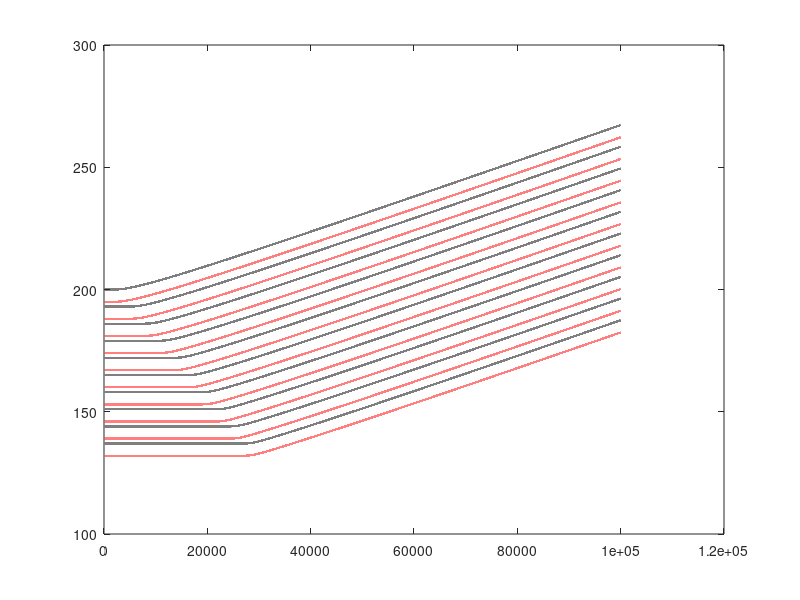
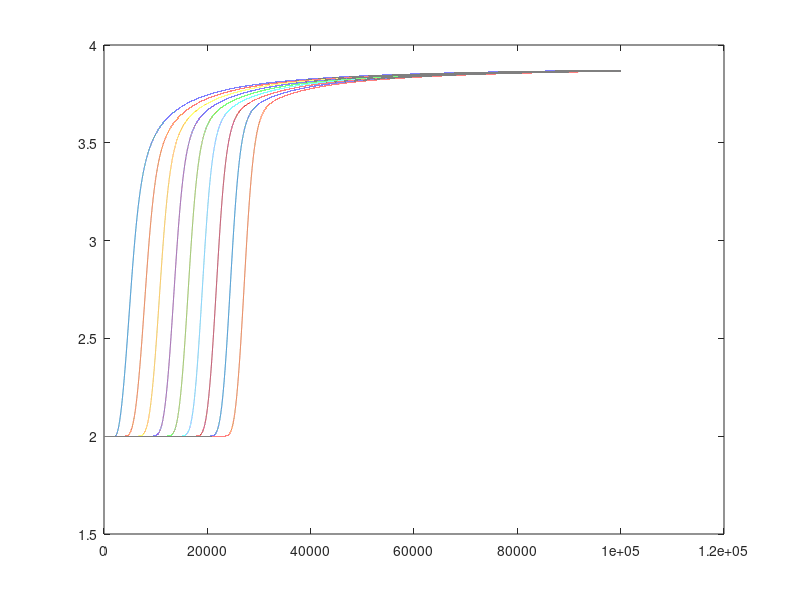

The MATLAB script that drew these images, in order: (Note: this script raises an error after producing the figures.)
clc, clearvars, close all

global leader_start aggro_speedlim dist_to_cross c car_length safety_dist num_cars;

leader_start = 200;
aggro_speedlim = 9;
dist_to_cross = 0;
c = 15; %about 61kmph
car_length = 5;
safety_dist = 2;
num_cars = 10;

function [positions] = greenlight(stoplight)
    global leader_start aggro_speedlim dist_to_cross c car_length safety_dist num_cars;
    step = 0.01;
    onesec = 1/step; 
    stoplight = 10; %12 = 120secs
    final = stoplight*onesec;
    Tspan = 0:step:final;
    reaction_lag = 12*onesec;

    
    %initial positions
    positions = zeros(num_cars, length(Tspan));
    positions(1:num_cars,1) = leader_start;
    velocities = zeros(num_cars, length(Tspan));
    
    % Set initial positionss
    for i = 1:num_cars-1
        positions(i+1,:) = positions(i+1,1) - i*car_length - i*safety_dist;
    end
    
    %first car
    expfact = 20;
    velocity_1stcar = @(t,y) ((c/2)*(exp(-expfact/((t*onesec)-(onesec/6)))))*(exp(-expfact/((t*onesec)-(onesec/6))) > 0)*((t*onesec) > onesec/6);
    
    %timepass
    %velocity_1stcar = @(t,y) t;
    
    %dx/dt or velocity
    velocity  = @(x1,x2) ((c/2)*((x2-x1-car_length-safety_dist)^2))*(x2-x1-car_length-safety_dist > 0) ; %x2 leader, x1 follower
    velocity  = @(x1, x2) min(c+aggro_speedlim, velocity(x1, x2));
    
    % timepass
    % velocity  = @(x1,x2) (c/2)*(cos(x2/x1)); %x2 leader, x1 follower
    % velocity  = @(x1, x2) min(c+aggro_speedlim, velocity(x1, x2));
    
    %CONSENSUS
    % velocity  = @(x1,x2) (c/2)*real(log(((x2-x1-car_length-safety_dist)))); %x2 leader, x1 follower
    % velocity  = @(x1, x2) max(0, velocity(x1, x2));
    % velocity  = @(x1, x2) min(c+aggro_speedlim, velocity(x1, x2));
    
    
    [T,Y] = ode45(velocity_1stcar, Tspan/onesec, positions(1,1)); %velocity of 1st car = c*exp(-expfact/(t-reaction_lag))
    
    %updating car 1 velocities
    for i = 2:length(Tspan)
        t = Tspan(i)/onesec;
        velocities(1,i) = velocity_1stcar(t);
        %positions(1,i) = positions(1,i-1) + velocities(1,i)*step;   ummm???
    end
    positions(1,:) = transpose(Y);
    
    % other cars
    crash_occurred = false;
     for i = 2:num_cars
         for j = 2:length(Tspan)
             velocities(i,j) = velocity(positions(i,j-1),positions(i-1,((max((floor(j-1-reaction_lag))*(j-1-reaction_lag>0),1) + 1*(j-1-reaction_lag<=0)))));
             positions(i,j) = positions(i,j-1) + (velocities(i,j)*step*0.01);
             
             %check if crash
             if positions(i,j) >= positions(i-1, j) + car_length 
                fprintf('CRASH between %d and %d\n', i, i-1);
                crash_occurred = true;
                crash_by = i;
                crash_at = j;
                break;
             end
         end
         if crash_occurred
             break;
         end
     end
    
     if crash_occurred
        for i = crash_by:num_cars
            for j = crash_at:length(Tspan)
                positions(i,j) = positions(i,j-1);
            end
        end
     end
    
    %CHATGPT plotting thank u chatgpt i love ai and machines i have always been
    %a robots supporter pls dont kill me during your uprising <3 :p
    
    plot(transpose(positions), 'LineWidth', 1.5, 'Color', 'black')
    hold on; plot(transpose(positions) - car_length, 'LineWidth', 1.5, 'Color', 'red')
    hold off;
    
    %distances
    distances = zeros(num_cars-1, length(Tspan));
    for i = 1:num_cars-1
        for j = 1:length(Tspan)
            distances(i,j) = positions(i,j) - positions(i+1,j) - car_length;
        end
    end    
    
    figure;
    plot(transpose(distances))
    hold on;
    yline(safety_dist, 'Color', 'r', 'LineWidth', 1.5)
    yline(0, 'Color', 'b', 'LineWidth', 1.5)
    
    figure;
    plot(transpose(velocities))
    
    passpercent = transpose(positions(1:num_cars,length(Tspan)));
    passpercent = 1*((passpercent - leader_start) > dist_to_cross);
    sum(passpercent) / length(passpercent) * 100
    sum(passpercent)

end

function [positions] = yellowlight(positions)
    global leader_start aggro_speedlim dist_to_cross c car_length safety_dist num_cars;

    rows_to_remove = positions(:, end) > 200;
    positions(rows_to_remove, :) = [];

    

end

positions = greenlight(10);
apple = yellowlight(positions);